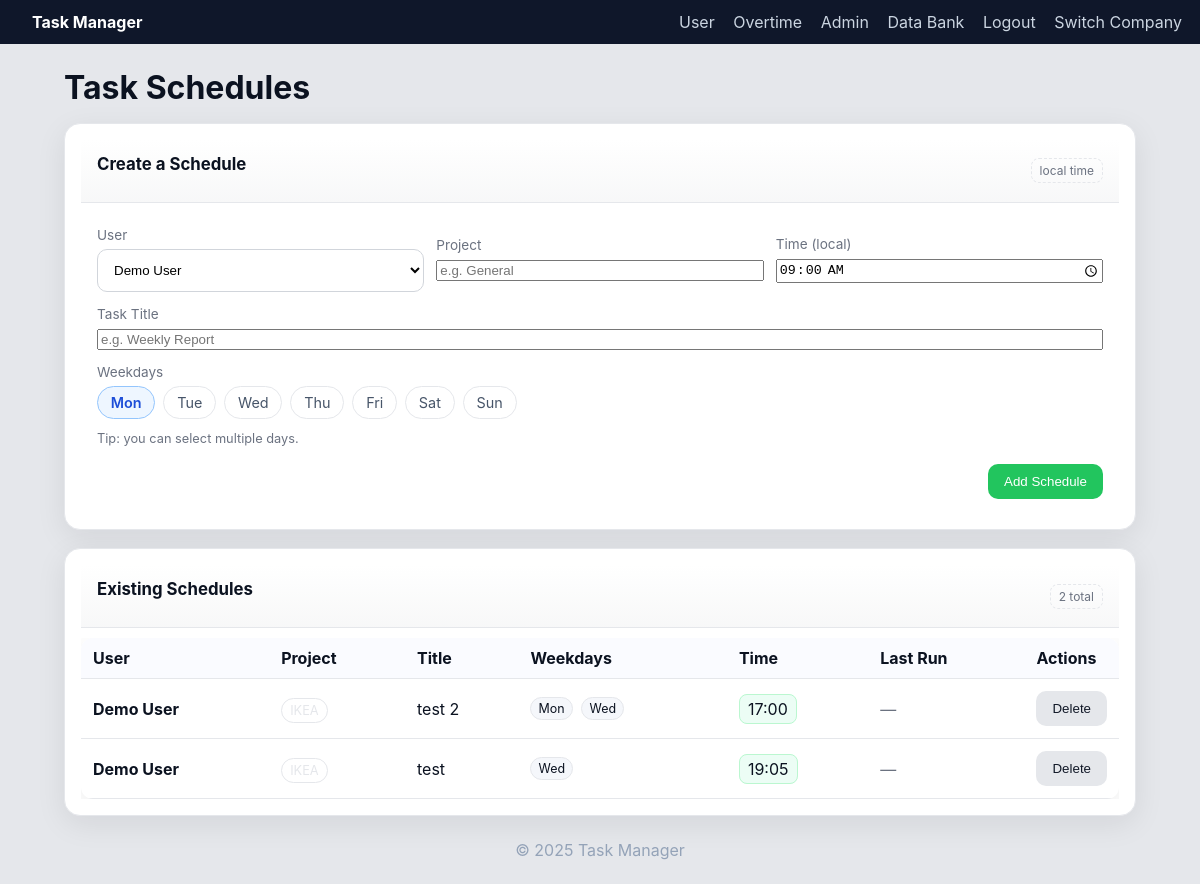
Screenshot of /admin/schedules (signed in) with the database file from the repository.
### models.py (models this page shows)
class ScheduledTask(db.Model):
    __tablename__ = "scheduled_tasks"
    id = db.Column(db.Integer, primary_key=True)
    user_id = db.Column(db.Integer, db.ForeignKey("users.id"), nullable=False)
    user = db.relationship("User")
    project = db.Column(db.String(120), default="-", nullable=False)
    title = db.Column(db.String(255), nullable=False)
    weekdays = db.Column(db.String(50), nullable=False)     # e.g., "MON,FRI"
    time_local = db.Column(db.String(5), default="09:00", nullable=False)  # "HH:MM"
    tz = db.Column(db.String(64), default="Europe/Nicosia", nullable=False)
    last_run_date = db.Column(db.Date, nullable=True)
    active = db.Column(db.Boolean, default=True, nullable=False)

class User(db.Model):
    __tablename__ = "users"
    id = db.Column(db.Integer, primary_key=True)
    full_name = db.Column(db.String(200), unique=True, nullable=False)
    active = db.Column(db.Boolean, default=True, nullable=False)
    tasks = db.relationship("Task", backref="user", cascade="all, delete-orphan")

### app.py (the view)
    @app.get("/admin/schedules")
    @admin_required
    def admin_schedules():
        users = User.query.order_by(User.full_name.asc()).all()
        schedules = ScheduledTask.query.order_by(ScheduledTask.id.desc()).all()
        return render_template("schedules.html", users=users, schedules=schedules)

### templates/schedules.html (shortened to what this page needs)
{% extends "base.html" %}
{% block content %}
<h1 class="page-title">Task Schedules</h1>
<section class="card pretty">
  <div class="card-head">
    <h2>Create a Schedule</h2>
    <span class="chip">local time</span>
  </div>
  <form method="post" action="{{ url_for('admin_schedules_add') }}" class="kform">
    <div class="row">
      <label class="field">
        <span class="label">User</span>
        <select name="user_id" required>
          {% for u in users %}
          <option value="{{ u.id }}">{{ u.full_name }}</option>
          {% endfor %}
        </select>
      </label>
      <label class="field">
        <span class="label">Project</span>
        <input name="project" placeholder="e.g. General">
      </label>
      <label class="field">
        <span class="label">Time (local)</span>
        <input name="time_local" type="time" value="09:00">
      </label>
    </div>
    <label class="field">
      <span class="label">Task Title</span>
      <input name="title" required placeholder="e.g. Weekly Report">
    </label>
    <div class="field">
      <span class="label">Weekdays</span>
      <div class="wd-wrap">
        {% set wdays = ['MON','TUE','WED','THU','FRI','SAT','SUN'] %}
        {% for d in wdays %}
        <label class="wd-pill">
          <span>{{ d|lower|capitalize }}</span>
        </label>
        {% endfor %}
      </div>
      <div class="hint">Tip: you can select multiple days.</div>
    </div>
    <div class="actions">
      <button class="primary">Add Schedule</button>
    </div>
  </form>
</section>
<section class="card pretty">
  <div class="card-head">
    <h2>Existing Schedules</h2>
    <span class="chip">{{ schedules|length }} total</span>
  </div>
  <div class="table-wrap">
    <table class="table nice">
      <thead>
        <tr>
          <th>User</th>
          <th>Project</th>
          <th>Title</th>
          <th>Weekdays</th>
          <th>Time</th>
          <th>Last Run</th>
          <th style="width:1%">Actions</th>
        </tr>
      </thead>
      <tbody>
        {% for s in schedules %}
        <tr>
          <td><strong>{{ s.user.full_name }}</strong></td>
          <td><span class="pill soft">{{ s.project or '-' }}</span></td>
          <td>{{ s.title }}</td>
          <td>
            {% for d in (s.weekdays or '').split(',') if d %}
              <span class="mini-pill">{{ d|lower|capitalize }}</span>
            {% endfor %}
          </td>
          <td><span class="time-pill">{{ s.time_local }}</span></td>
          <td>
            {% if s.last_run_date %}
              <span class="date">{{ s.last_run_date }}</span>
            {% else %}
              <span class="muted">—</span>
            {% endif %}
          </td>
          <td>
            <form method="post" action="{{ url_for('admin_schedules_delete', sid=s.id) }}"
                  onsubmit="return confirm('Delete this schedule?')">
              <button class="ghost danger">Delete</button>
            </form>
          </td>
        </tr>
        {% endfor %}
      </tbody>
    </table>
  </div>
</section>
{% endblock %}

### static/style.css (style rules this page uses)
:root { --bg:#0f172a; --panel:#111827; --card:#1f2937; --text:#e5e7eb; --muted:#94a3b8; --accent:#22c55e; --accent2:#60a5fa; --danger:#ef4444; --warn:#f59e0b; --pill:#334155; }
* { box-sizing:border-box }
body { margin:0;font-family:Inter,Segoe UI,system-ui,Arial,sans-serif;background:#e5e7eb;color:#0b1220 }
.page-title { margin:8px 0 16px }
.card { background:#fff;border-radius:14px;padding:16px;box-shadow:0 8px 30px rgba(2,8,23,.08) }
.card h2 { margin-top:0;font-size:1.05rem }
select,input[type=text],input[type=password],textarea { width:100%;padding:12px;border:1px solid #d1d5db;border-radius:10px;background:#fff;outline:none }
.actions { margin-top:18px;text-align:center }
button, .button { background:#0f172a;color:#fff;border:none;padding:10px 16px;border-radius:10px;cursor:pointer;text-decoration:none;display:inline-block }
button.primary { background:var(--accent) }
button.danger { background:var(--danger) }
button.ghost { background:#e5e7eb;color:#111827 }
.row { display:flex;gap:10px;align-items:center;flex-wrap:wrap }
.pill { background:var(--pill);color:#e5e7eb;border-radius:999px;padding:3px 8px;font-size:.8rem }
.table { width:100%;border-collapse:collapse;background:#fff;border-radius:12px;overflow:hidden;box-shadow:0 8px 30px rgba(2,8,23,.08) }
.table th,.table td { border-bottom:1px solid #e5e7eb;padding:10px 12px;text-align:left }
.muted { color:#64748b }
.field label { display:block; font-size:.9rem; color:#475569; margin-bottom:6px; }
.card-head { display:flex; justify-content:space-between; align-items:flex-end; gap:16px; margin-bottom:10px; }
.card-head { display:flex; gap:16px; align-items:flex-end; justify-content:space-between; margin-bottom:10px; }

### templates/schedules.html (style rules this page uses)
:root { --border:#e5e7eb; --muted:#6b7280; --surface:#0f172a08; }
.card.pretty { border-radius:16px;border:1px solid var(--border);overflow:hidden;margin-bottom:18px }
.card.pretty .card-head { display:flex;justify-content:space-between;align-items:center; padding:14px 16px;border-bottom:1px solid var(--border); background:linear-gradient(180deg,#fff,var(--surface)); }
.chip { font-size:.75rem;padding:.25rem .5rem;border:1px dashed var(--border);border-radius:8px;color:var(--muted) }
.kform { display:flex;flex-direction:column;gap:14px;padding:14px 16px }
.kform .row { display:grid;gap:12px;grid-template-columns:repeat(3,minmax(160px,1fr)) }
.field .label { display:block;font-size:.85rem;color:var(--muted);margin-bottom:6px }
.field input,.field select { width:100% }
.hint { font-size:.8rem;color:var(--muted);margin-top:6px }
.actions { display:flex;justify-content:flex-end;margin-top:4px }
.wd-wrap { display:flex;flex-wrap:wrap;gap:8px }
.wd-pill { position:relative }
.wd-pill span { display:inline-block;padding:.45rem .8rem;border:1px solid var(--border); border-radius:999px;background:#fff;user-select:none;cursor:pointer; }
.wd-pill input:checked + span { background:#eef6ff;border-color:#93c5fd;color:#1d4ed8;font-weight:600; }
.pill.soft { padding:.25rem .5rem;border:1px solid var(--border);border-radius:999px;background:#fff }
.mini-pill { display:inline-block;padding:.2rem .45rem;border-radius:999px; background:#f5f7fb;border:1px solid var(--border);font-size:.78rem;margin-right:4px }
.time-pill { padding:.25rem .5rem;border-radius:8px;background:#ecfdf5;border:1px solid #bbf7d0 }
.muted { color:var(--muted) }
.table-wrap { overflow-x:auto }
.table.nice { width:100%;border-collapse:separate;border-spacing:0 }
.table.nice thead th { text-align:left;font-weight:700;padding:10px 12px;border-bottom:1px solid var(--border); background:#fafbff;position:sticky;top:0;z-index:1 }
.table.nice tbody td { padding:12px;border-bottom:1px solid var(--border) }

### rows the page displays
ScheduledTask: user.full_name "Demo User", project "IKEA", title "test 2", d "Mon" "Wed", time_local "17:00"
ScheduledTask: user.full_name "Demo User", project "IKEA", title "test", weekdays "Wed", time_local "19:05"

### other values shown
{{ d|lower|capitalize }} "Mon" "Tue" "Wed" "Thu" "Fri" "Sat" "Sun"
{{ schedules|length }} "2"
{{ 2025 }} "2025"
form field user_id "Demo User"
